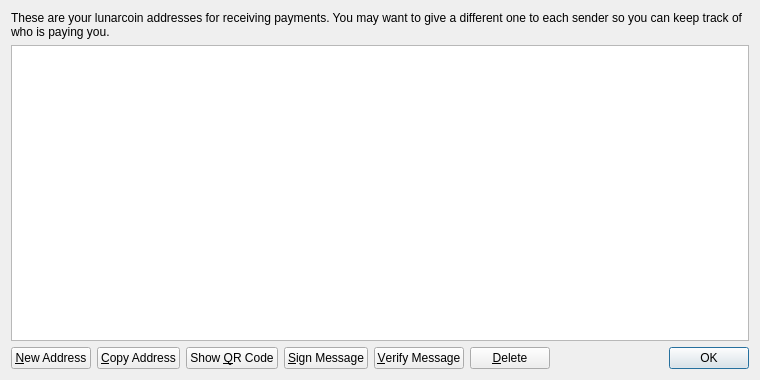
<?xml version="1.0" encoding="UTF-8"?>
<ui version="4.0">
 <class>AddressBookPage</class>
 <widget class="QWidget" name="AddressBookPage">
  <property name="geometry">
   <rect>
    <x>0</x>
    <y>0</y>
    <width>760</width>
    <height>380</height>
   </rect>
  </property>
  <property name="windowTitle">
   <string>Address Book</string>
  </property>
  <layout class="QVBoxLayout" name="verticalLayout">
   <item>
    <widget class="QLabel" name="labelExplanation">
     <property name="text">
      <string>These are your lunarcoin addresses for receiving payments. You may want to give a different one to each sender so you can keep track of who is paying you.</string>
     </property>
     <property name="textFormat">
      <enum>Qt::PlainText</enum>
     </property>
     <property name="wordWrap">
      <bool>true</bool>
     </property>
    </widget>
   </item>
   <item>
    <widget class="QTableView" name="tableView">
     <property name="contextMenuPolicy">
      <enum>Qt::CustomContextMenu</enum>
     </property>
     <property name="toolTip">
      <string>Double-click to edit address or label</string>
     </property>
     <property name="tabKeyNavigation">
      <bool>false</bool>
     </property>
     <property name="alternatingRowColors">
      <bool>true</bool>
     </property>
     <property name="selectionMode">
      <enum>QAbstractItemView::SingleSelection</enum>
     </property>
     <property name="selectionBehavior">
      <enum>QAbstractItemView::SelectRows</enum>
     </property>
     <property name="sortingEnabled">
      <bool>true</bool>
     </property>
     <attribute name="verticalHeaderVisible">
      <bool>false</bool>
     </attribute>
    </widget>
   </item>
   <item>
    <layout class="QHBoxLayout" name="horizontalLayout">
     <item>
      <widget class="QPushButton" name="newAddressButton">
       <property name="toolTip">
        <string>Create a new address</string>
       </property>
       <property name="text">
        <string>&amp;New Address</string>
       </property>
       <property name="icon">
        <iconset resource="../bitcoin.qrc">
         <normaloff>:/icons/add</normaloff>:/icons/add</iconset>
       </property>
      </widget>
     </item>
     <item>
      <widget class="QPushButton" name="copyToClipboard">
       <property name="toolTip">
        <string>Copy the currently selected address to the system clipboard</string>
       </property>
       <property name="text">
        <string>&amp;Copy Address</string>
       </property>
       <property name="icon">
        <iconset resource="../bitcoin.qrc">
         <normaloff>:/icons/editcopy</normaloff>:/icons/editcopy</iconset>
       </property>
      </widget>
     </item>
     <item>
      <widget class="QPushButton" name="showQRCode">
       <property name="text">
        <string>Show &amp;QR Code</string>
       </property>
       <property name="icon">
        <iconset resource="../bitcoin.qrc">
         <normaloff>:/icons/qrcode</normaloff>:/icons/qrcode</iconset>
       </property>
      </widget>
     </item>
     <item>
      <widget class="QPushButton" name="signMessage">
       <property name="toolTip">
        <string>Sign a message to prove you own a Bitcoin address</string>
       </property>
       <property name="text">
        <string>&amp;Sign Message</string>
       </property>
       <property name="icon">
        <iconset resource="../bitcoin.qrc">
         <normaloff>:/icons/edit</normaloff>:/icons/edit</iconset>
       </property>
      </widget>
     </item>
     <item>
      <widget class="QPushButton" name="verifyMessage">
       <property name="toolTip">
        <string>Verify a message to ensure it was signed with a specified Bitcoin address</string>
       </property>
       <property name="text">
        <string>&amp;Verify Message</string>
       </property>
       <property name="icon">
        <iconset resource="../bitcoin.qrc">
         <normaloff>:/icons/transaction_0</normaloff>:/icons/transaction_0</iconset>
       </property>
      </widget>
     </item>
     <item>
      <widget class="QPushButton" name="deleteButton">
       <property name="toolTip">
        <string>Delete the currently selected address from the list. Only sending addresses can be deleted.</string>
       </property>
       <property name="text">
        <string>&amp;Delete</string>
       </property>
       <property name="icon">
        <iconset resource="../bitcoin.qrc">
         <normaloff>:/icons/remove</normaloff>:/icons/remove</iconset>
       </property>
      </widget>
     </item>
     <item>
      <spacer name="horizontalSpacer">
       <property name="orientation">
        <enum>Qt::Horizontal</enum>
       </property>
       <property name="sizeHint" stdset="0">
        <size>
         <width>40</width>
         <height>20</height>
        </size>
       </property>
      </spacer>
     </item>
     <item>
      <widget class="QDialogButtonBox" name="buttonBox">
       <property name="sizePolicy">
        <sizepolicy hsizetype="Maximum" vsizetype="Fixed">
         <horstretch>0</horstretch>
         <verstretch>0</verstretch>
        </sizepolicy>
       </property>
       <property name="standardButtons">
        <set>QDialogButtonBox::Ok</set>
       </property>
      </widget>
     </item>
    </layout>
   </item>
  </layout>
 </widget>
 <resources>
  <include location="../bitcoin.qrc"/>
 </resources>
 <connections/>
</ui>
